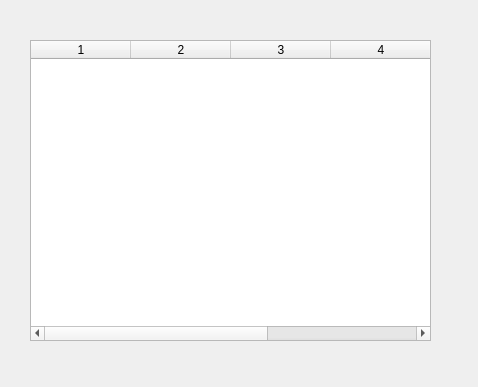
<?xml version="1.0" encoding="UTF-8"?>
<ui version="4.0">
 <class>Dialog</class>
 <widget class="QDialog" name="Dialog">
  <property name="geometry">
   <rect>
    <x>0</x>
    <y>0</y>
    <width>478</width>
    <height>387</height>
   </rect>
  </property>
  <property name="windowTitle">
   <string>Dialog</string>
  </property>
  <widget class="QTableWidget" name="tableWidget">
   <property name="geometry">
    <rect>
     <x>30</x>
     <y>40</y>
     <width>401</width>
     <height>301</height>
    </rect>
   </property>
   <column>
    <property name="text">
     <string>1</string>
    </property>
   </column>
   <column>
    <property name="text">
     <string>2</string>
    </property>
   </column>
   <column>
    <property name="text">
     <string>3</string>
    </property>
   </column>
   <column>
    <property name="text">
     <string>4</string>
    </property>
   </column>
   <column>
    <property name="text">
     <string>5</string>
    </property>
   </column>
  </widget>
 </widget>
 <resources/>
 <connections/>
</ui>
